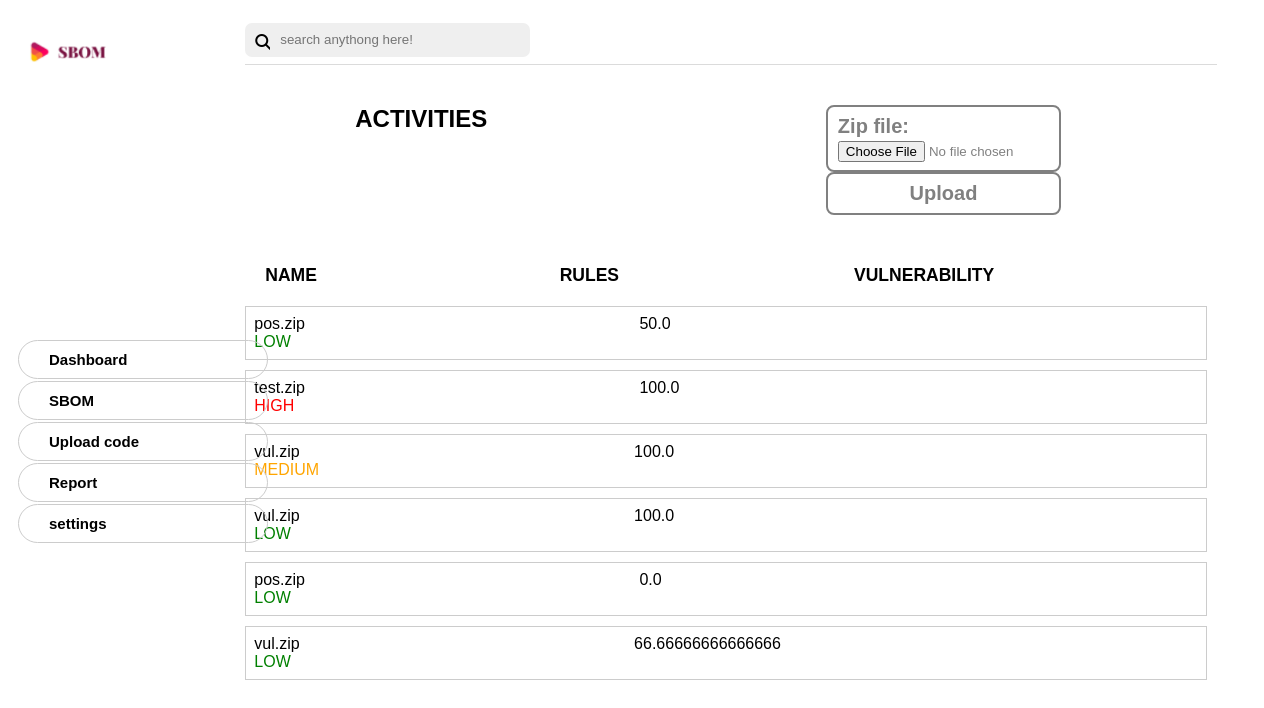
Page /upload/ on the committed database.
### myapp/models.py (models this page shows, shortened)
class UploadedZip(models.Model):
    zip_file = models.FileField(upload_to='uploaded_zips/')
    filename = models.CharField(max_length=255)
    rules = models.CharField(max_length=255)
    vul = models.CharField(max_length=255)

### myapp/views.py (the view)
# urls.py: path('upload/', upload_zip, name='upload_zip'),
def upload_zip(request):
    if request.method == 'POST':
        form = ZipUploadForm(request.POST, request.FILES)
        if form.is_valid():
            zip_file = form.save()
            print(zip_file)
            soln_list = handle_uploaded_zip(zip_file.zip_file.path)
            uploaded_file = form.save(commit=False)
            uploaded_file.filename = request.FILES['zip_file'].name
            uploaded_file.rules = soln_list[1]
            if soln_list[0] == 2 :
                uploaded_file.vul = 'HIGH'
            elif soln_list[0] == 1 :
                uploaded_file.vul = 'MEDIUM'
            else:
                uploaded_file.vul = 'LOW'
            print(uploaded_file.vul)
            uploaded_file.save()
            return redirect('upload_zip')
    else:
        form = ZipUploadForm()
    files = UploadedZip.objects.all()
    return render(request, 'upload_zip.html', {'form': form, 'files': files})

### myapp/forms.py
class ZipUploadForm(forms.ModelForm):
    class Meta:
        model = UploadedZip
        fields = ['zip_file']

### myapp/templates/upload_zip.html (shortened to what this page needs)
{% load static %}
<!DOCTYPE html>
<html lang="en">
<head>
  <link rel="stylesheet" href="https://cdnjs.cloudflare.com/ajax/libs/font-awesome/6.4.2/css/all.min.css" />
<link rel="stylesheet" href="{% static 'css/style.css' %}">
</head>
<body>
  <section>
    <div class="sideBar">
      <img class="logo" src="{% static 'img/1.png'%}" alt="logo" width="30px" height="40px">
      <nav>
        <ul>
          <li>Dashboard</li>
          <li>SBOM</li>
          <li>Upload code</li>
          <li>Report</li>
          <li>settings</li>
        </ul>
      </nav>
    </div>
<div class="left-side">
  <div class="header">
    <div class="search-box">
      <i style="width:15px;margin-top: 9px;" class="fa-solid fa-magnifying-glass"></i>
      <input  style="border: none;outline: none;" type="search" placeholder="search anythong here!">
    </div>
    <div class= "notification">
    </div>
  </div>
  <div class="heading-activities">
    <h1>ACTIVITIES</h1>
    <form method="post" enctype="multipart/form-data" action="{% url 'upload_zip' %}">
     <div class="btn"> {{ form.as_p }}</div>
      <input type="submit" value="Upload" class="btn">
  </form>
  </div>
 <div class="input-box">
    <h3>NAME</h3>
    <h3>RULES</h3>
    <h3>VULNERABILITY</h3>
  </div>
  <ul>
    {% for file in files %}
    <li>
      {%if file.vul == 'HIGH'%}
      <span>{{ file.filename }}</span> <span>{{ file.rules }}</span> <span class="re">{{ file.vul }}</span>
      {% endif %}
      {%if file.vul == 'LOW'%}
      <span>{{ file.filename }}</span> <span>{{ file.rules }}</span> <span class="gre">{{ file.vul }}</span>
      {% endif %}
      {%if file.vul == 'MEDIUM'%}
      <span>{{ file.filename }}</span> <span>{{ file.rules }}</span> <span class="ora">{{ file.vul }}</span>
      {% endif %}
 </li>
    {% endfor %}
  </ul>
</div>
  </section>
</body>
</html>

### myapp/static/css/style.css (style rules this page uses)
* { margin: 0; padding: 0; box-sizing: border-box; font-family: Arial, Helvetica, sans-serif; width: 99%; }
section { display: flex; }
.sideBar { width: 20%; }
.sideBar .logo { width: 200px; height: 40px; object-fit: contain; margin-top: 30px; margin-left: -30px; }
.sideBar nav { position: absolute; top: 20em; left: 1em; }
.sideBar nav ul { list-style-type: none; }
.sideBar nav ul li { margin: 2px; cursor: pointer; font-weight: bold; font-size: 15px; border-radius: 20px; width: 250px; padding-left: 30px; padding-top: 10px; padding-bottom: 10px; }
.header { background: white; margin-top: 25px; display: flex; align-items: center; height: 40px; border-bottom: 1px solid rgba(219,219,219,1); }
.header input { width: 250px; height: 30px; padding-left: 10px; background-color: rgba(239,239,239,1); }
.search-box { width: 300px; background-color: rgba(239,239,239,1); padding: 2px 10px; border-radius: 7px; display: flex; margin-top: -10px; }
.notification { width:200px; margin-left: 630px; }
.left-side { width: 80%; }
.btn { border: 2px solid gray; color: gray; background-color: white; padding: 8px 10px; width: 50%; border-radius: 8px; font-size: 20px; font-weight: bold; }
.heading-activities { width: 100%; display: flex; justify-content: space-evenly; margin-top: 20px; padding: 20px; border-radius: 20px; margin-left: 90px; }
.input-box { width: 90%; display: flex; justify-content: left; margin-top: 30px; font-size: 15px; margin-left: 20px; }

### myapp/templates/upload_zip.html (style rules this page uses)
ul { margin-top: 20px; list-style-type: none; padding: 0; }
li { margin-bottom: 10px; border: 1px solid #ccc; padding: 8px; }
li span { margin-right: 330px; }
.re { color: red; }
.gre { color: green; }
.ora { color: orange; }

### rows in the picture
UploadedZip: filename "pos.zip", rules "50.0", vul "LOW"
UploadedZip: filename "test.zip", rules "100.0", vul "HIGH"
UploadedZip: filename "vul.zip", rules "100.0", vul "MEDIUM"
UploadedZip: filename "vul.zip", rules "100.0", vul "LOW"
UploadedZip: filename "pos.zip", rules "0.0", vul "LOW"
UploadedZip: filename "vul.zip", rules "66.66666666666666", vul "LOW"
